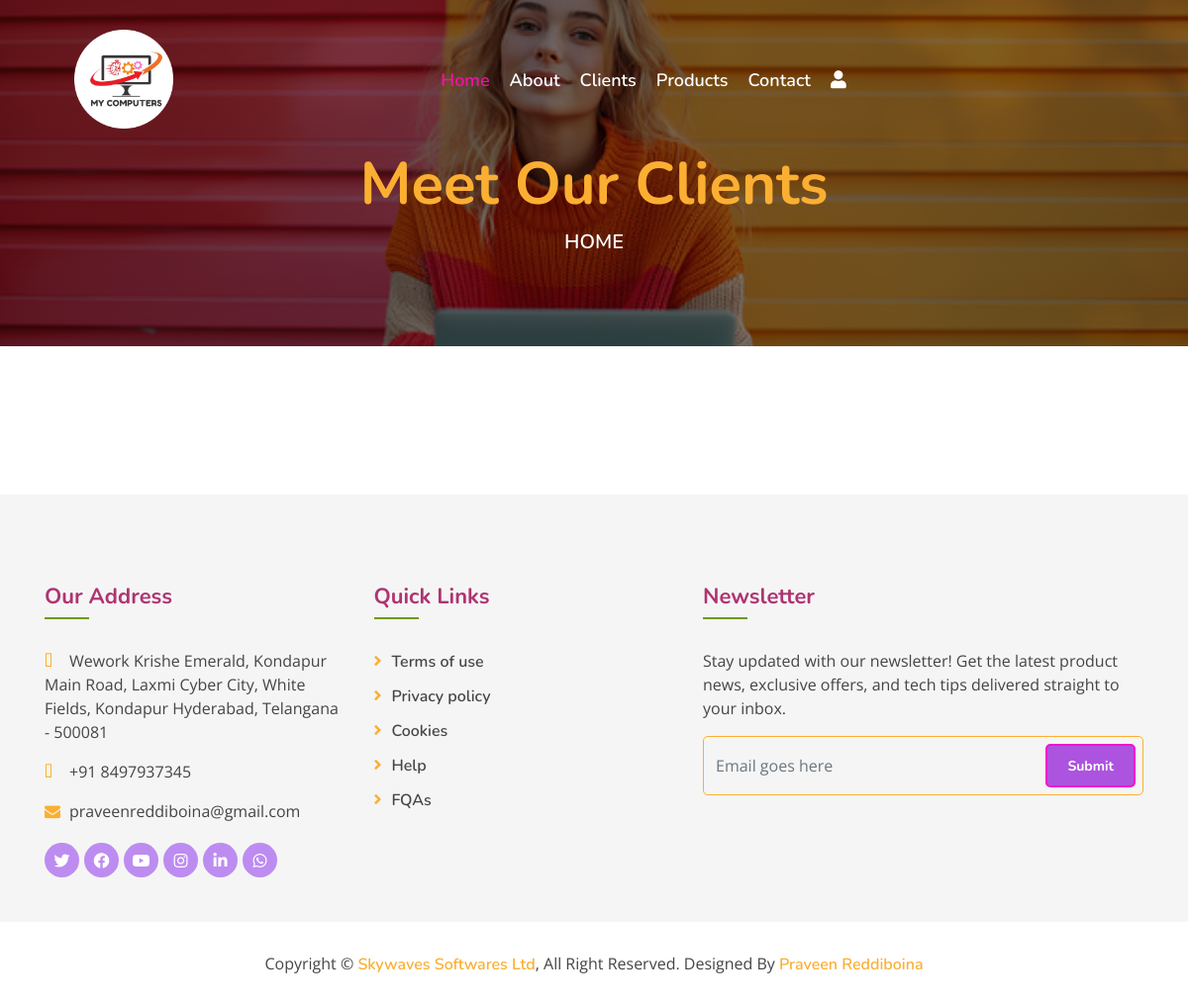
Before: /team/ with the older database file.
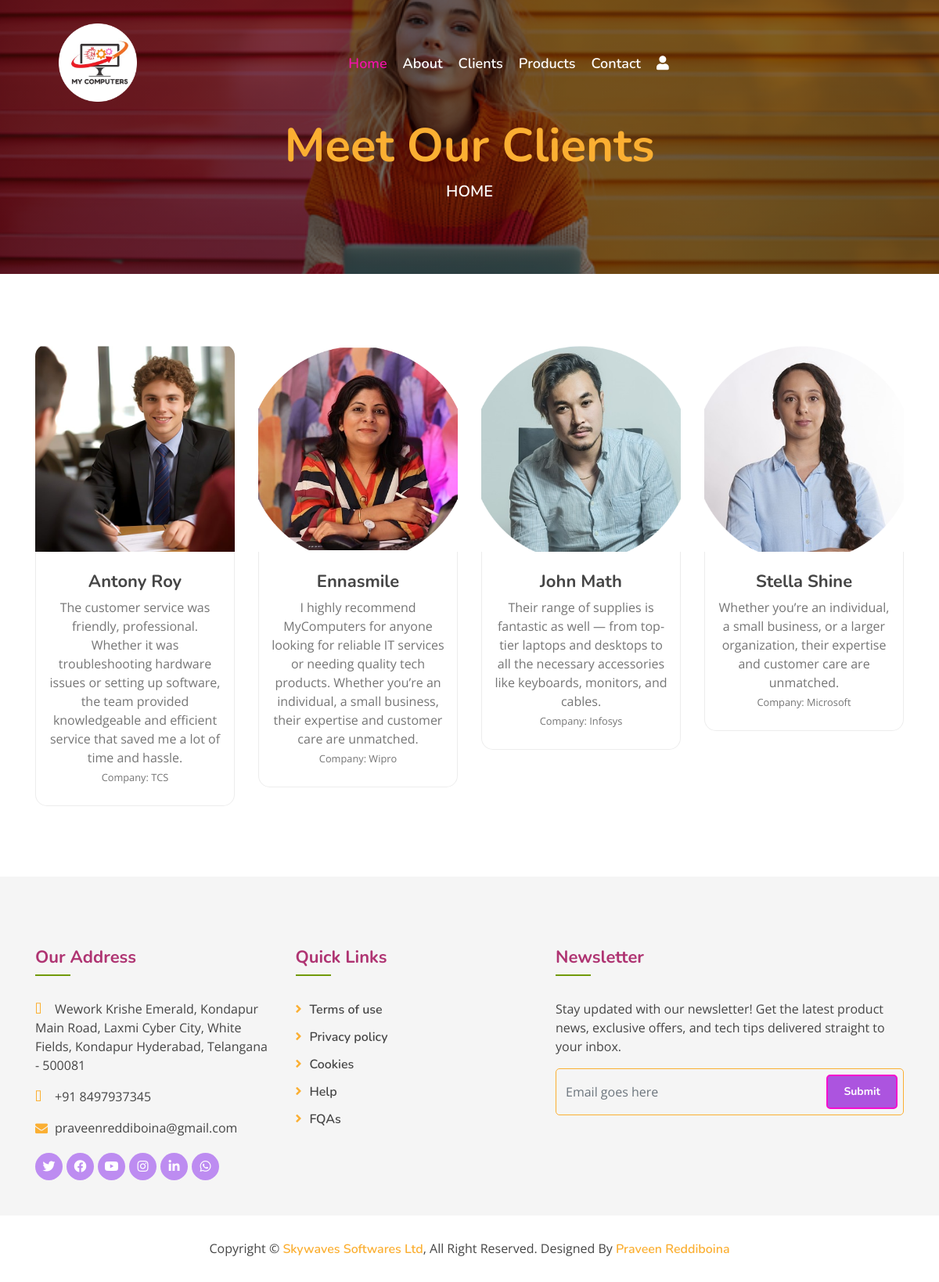
After: the same page with the newer database file.
### OSMSApp/models.py (models this page shows)
class Client(models.Model):
    name = models.CharField(max_length=100, unique=True)
    image = models.ImageField(upload_to="categories/%Y/%m/%d")
    description = models.TextField()
    company = models.CharField(max_length=100, unique=True)
    added_on = models.DateTimeField(auto_now_add=True)
    updated_on = models.DateTimeField(auto_now=True)

### OSMSApp/views.py (the view)
# urls.py: path('team/',views.team_members,name="team"),
def team_members(request):
    context={}
    members = Client.objects.all().order_by('name')
    context['team_members'] = members
    return render(request,'team.html', context)

### template/team.html (shortened to what this page needs)
{% extends "base.html" %}
{% block content %}
        <div class="page-header">
            <div class="container">
                <div class="row">
                    <div class="col-12">
                        <h2>Meet Our Clients</h2>
                    </div>
                    <div class="col-12">
                        <a href="/">Home</a>
                    </div>
                </div>
            </div>
        </div>
        <div class="team">
            <div class="container">
                <div class="row">
                {% for m in team_members %}
                    <div class="col-lg-3 col-md-6">
                        <div class="team-item">
                            <div class="team-img">
                                <img src="/media/{{m.image}}" style="height:250px;" alt="Image">
                                <div class="team-social">
                                </div>
                            </div>
                            <div class="team-text">
                                <h2>{{m.name}}</h2>
                                <p>{{m.description}}</p>
                                <p><small>Company: {{m.company}}</small></p>
                            </div>
                        </div>
                    </div>
                {% endfor %}
                </div>
            </div>
        </div>
{% endblock %}

Changed rows visible on the page:
added Client: image (picture), name "Antony Roy", description "The customer service was friendly, professional. Whether it was troubleshooting hardware issues or setting up software, the team provided knowledgeable and efficient service that saved me a lot of time and hassle.", company "TCS"
added Client: image (picture), name "Ennasmile", description "I highly recommend MyComputers for anyone looking for reliable IT services or needing quality tech products. Whether you’re an individual, a small business, their expertise and customer care are unmatched.", company "Wipro"
added Client: image (picture), name "John Math", description "Their range of supplies is fantastic as well — from top-tier laptops and desktops to all the necessary accessories like keyboards, monitors, and cables.", company "Infosys"
added Client: image (picture), name "Stella Shine", description "Whether you’re an individual, a small business, or a larger organization, their expertise and customer care are unmatched.", company "Microsoft"
